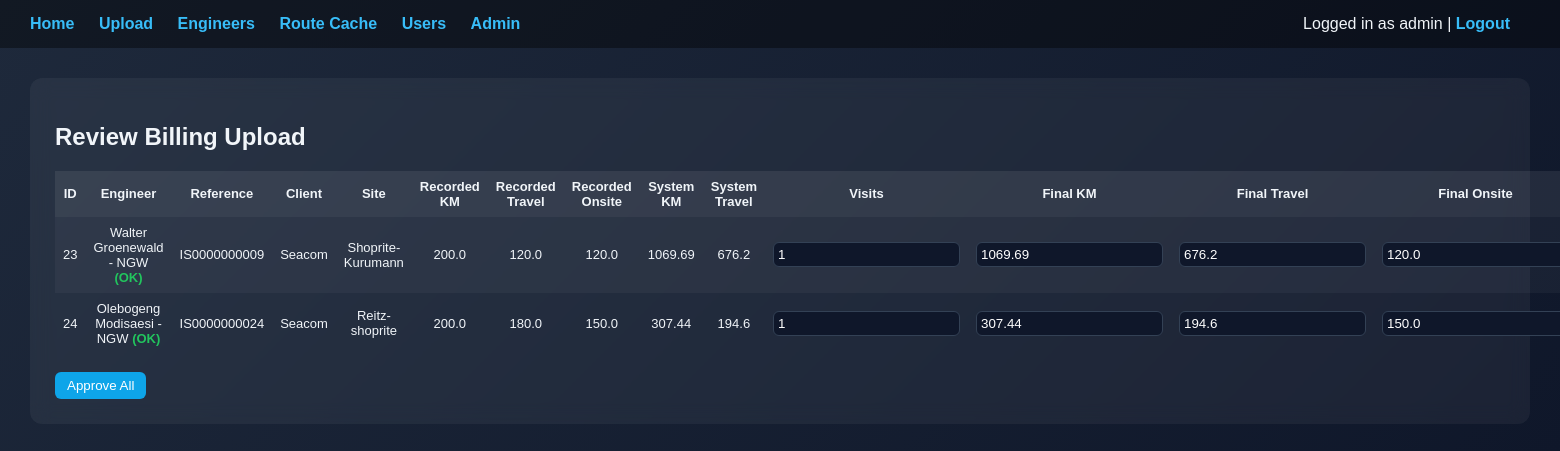
Screenshot of /review-upload (signed in) with the database file from the repository.
### tables this page shows
CREATE TABLE upload_rows (
        id INTEGER PRIMARY KEY AUTOINCREMENT,
        engineer TEXT,
        reference TEXT,
        site_name TEXT,
        client_name TEXT,
        site_address TEXT,
        site_gps TEXT,
        recorded_km REAL,
        recorded_travel_minutes REAL,
        recorded_onsite_minutes REAL,
        system_km REAL,
        system_minutes REAL,
        visits INTEGER DEFAULT 1,
        final_km REAL,
        final_travel_minutes REAL,
        final_onsite_minutes REAL,
        fss_comments TEXT,
        status TEXT DEFAULT 'OK'
    );

### main.py (the view)
@app.get("/review-upload", response_class=HTMLResponse)
def review(request: Request):
    if request.session.get("role") != "admin":
        return RedirectResponse("/login")
    conn = sqlite3.connect(DB_PATH)
    c = conn.cursor()
    c.execute("SELECT * FROM upload_rows")
    rows = c.fetchall()
    conn.close()
    return templates.TemplateResponse("review_upload.html",
        {"request": request, "rows": rows})

### templates/review_upload.html (shortened to what this page needs)
{% extends "base.html" %}
{% block content %}
<h2>Review Billing Upload</h2>
<table>
<tr>
<th>ID</th>
<th>Engineer</th>
<th>Reference</th>
<th>Client</th>
<th>Site</th>
<th>Recorded KM</th>
<th>Recorded Travel</th>
<th>Recorded Onsite</th>
<th>System KM</th>
<th>System Travel</th>
<th>Visits</th>
<th>Final KM</th>
<th>Final Travel</th>
<th>Final Onsite</th>
</tr>
{% for row in rows %}
<tr>
<td>{{ row[0] }}</td>
<td>
{{ row[1] }}
{% if row[17] == "ENGINEER NOT FOUND" %}
<span class="error">(NOT IN SYSTEM)</span>
{% else %}
<span class="ok">(OK)</span>
{% endif %}
</td>
<td>{{ row[2] }}</td>
<td>{{ row[4] }}</td>
<td>{{ row[3] }}</td>
<td>{{ row[7] }}</td>
<td>{{ row[8] }}</td>
<td>{{ row[9] }}</td>
<td>{{ row[10] }}</td>
<td>{{ row[11] }}</td>
<td>
<input type="number"
id="visits_{{ row[0] }}"
value="{{ row[12] }}"
min="1"
onchange="recalc({{ row[0] }}, {{ row[10] }}, {{ row[11] }})">
</td>
<td><input id="final_km_{{ row[0] }}" value="{{ row[13] }}"></td>
<td><input id="final_travel_{{ row[0] }}" value="{{ row[14] }}"></td>
<td><input value="{{ row[15] }}"></td>
</tr>
{% endfor %}
</table>
<br>
<button onclick="approveAll()">Approve All</button>
{% endblock %}

### templates/base.html (shortened to what this page needs)
<!DOCTYPE html>
<html>
<head>
</head>
<body>
{% if request.session.get("user") %}
<div class="navbar">
    <div>
        <a href="/">Home</a>
        <a href="/upload">Upload</a>
        <a href="/engineers">Engineers</a>
        <a href="/route-cache">Route Cache</a>
        <a href="/admin/users">Users</a>
        <a href="/admin">Admin</a>
    </div>
    <div>
        Logged in as {{ request.session.get("user") }}
        |
        <a href="/logout">Logout</a>
    </div>
</div>
{% endif %}
<div class="container">
    <div class="card">
        {% block content %}{% endblock %}
    </div>
</div>
</body>
</html>

### templates/base.html (style rules this page uses)
body { margin: 0; font-family: Arial, Helvetica, sans-serif; background: linear-gradient(135deg, #1e293b, #0f172a); color: #f1f5f9; }
.navbar { background: rgba(0,0,0,0.4); padding: 15px 30px; display: flex; justify-content: space-between; align-items: center; }
.navbar a { color: #38bdf8; text-decoration: none; margin-right: 20px; font-weight: bold; }
.container { padding: 30px; }
.card { background: rgba(255,255,255,0.05); padding: 25px; border-radius: 12px; backdrop-filter: blur(10px); }
table { width: 100%; border-collapse: collapse; font-size: 13px; }
th, td { padding: 8px; text-align: center; }
th { background-color: rgba(255,255,255,0.08); }
tr:nth-child(even) { background-color: rgba(255,255,255,0.04); }
button { padding: 6px 12px; border-radius: 6px; border: none; cursor: pointer; background-color: #0ea5e9; color: white; }
input, textarea { border-radius: 6px; border: 1px solid #334155; background-color: #0f172a; color: white; padding: 4px; }
.ok { color: #22c55e; font-weight: bold; }

### rows the page displays
upload_rows: id "23", engineer "Walter Groenewald - NGW", status "(OK)", reference "IS0000000009", client_name "Seacom", site_name "Shoprite-Kurumann", recorded_km "200.0", recorded_travel_minutes "120.0", recorded_onsite_minutes "120.0", system_km "1069.69", system_minutes "676.2", visits "1", final_km "1069.69", final_travel_minutes "676.2", final_onsite_minutes "120.0"
upload_rows: id "24", engineer "Olebogeng Modisaesi - NGW", status "(OK)", reference "IS0000000024", client_name "Seacom", site_name "Reitz-shoprite", recorded_km "200.0", recorded_travel_minutes "180.0", recorded_onsite_minutes "150.0", system_km "307.44", system_minutes "194.6", visits "1", final_km "307.44", final_travel_minutes "194.6", final_onsite_minutes "150.0"

### other values shown
{{ request.session.get("user") }} "admin"
